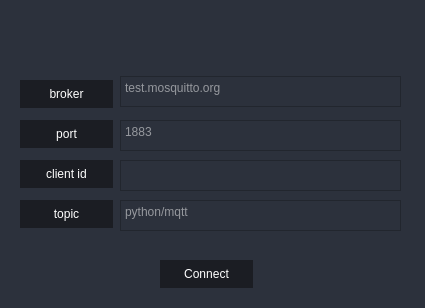
<?xml version="1.0" encoding="UTF-8"?>
<ui version="4.0">
 <class>MainWindow</class>
 <widget class="QMainWindow" name="MainWindow">
  <property name="geometry">
   <rect>
    <x>0</x>
    <y>0</y>
    <width>425</width>
    <height>308</height>
   </rect>
  </property>
  <property name="windowTitle">
   <string>MainWindow</string>
  </property>
  <property name="styleSheet">
   <string notr="true">background-color: rgb(44, 49, 60);</string>
  </property>
  <widget class="QWidget" name="centralwidget">
   <widget class="QPushButton" name="pushButton_2">
    <property name="geometry">
     <rect>
      <x>20</x>
      <y>80</y>
      <width>93</width>
      <height>28</height>
     </rect>
    </property>
    <property name="styleSheet">
     <string notr="true">QPushButton {
	background-position: center;
	background-repeat: no-reperat;
	border: none;
	background-color: rgb(27, 29, 35);
	color:white;
}
QPushButton:hover {
	background-color: rgb(33, 37, 43);
}
QPushButton:pressed {	
	background-color: rgb(85, 170, 255);
}</string>
    </property>
    <property name="text">
     <string>broker</string>
    </property>
   </widget>
   <widget class="QPushButton" name="pushButton_3">
    <property name="geometry">
     <rect>
      <x>20</x>
      <y>120</y>
      <width>93</width>
      <height>28</height>
     </rect>
    </property>
    <property name="styleSheet">
     <string notr="true">QPushButton {
	background-position: center;
	background-repeat: no-reperat;
	border: none;
	background-color: rgb(27, 29, 35);
	color:white;
}
QPushButton:hover {
	background-color: rgb(33, 37, 43);
}
QPushButton:pressed {	
	background-color: rgb(85, 170, 255);
}</string>
    </property>
    <property name="text">
     <string>port</string>
    </property>
   </widget>
   <widget class="QPushButton" name="pushButton_4">
    <property name="geometry">
     <rect>
      <x>20</x>
      <y>200</y>
      <width>93</width>
      <height>28</height>
     </rect>
    </property>
    <property name="styleSheet">
     <string notr="true">QPushButton {
	background-position: center;
	background-repeat: no-reperat;
	border: none;
	background-color: rgb(27, 29, 35);
	color:white;
}
QPushButton:hover {
	background-color: rgb(33, 37, 43);
}
QPushButton:pressed {	
	background-color: rgb(85, 170, 255);
}</string>
    </property>
    <property name="text">
     <string>topic</string>
    </property>
   </widget>
   <widget class="QPushButton" name="pushButton_5">
    <property name="geometry">
     <rect>
      <x>20</x>
      <y>160</y>
      <width>93</width>
      <height>28</height>
     </rect>
    </property>
    <property name="styleSheet">
     <string notr="true">QPushButton {
	background-position: center;
	background-repeat: no-reperat;
	border: none;
	background-color: rgb(27, 29, 35);
	color:white;
}
QPushButton:hover {
	background-color: rgb(33, 37, 43);
}
QPushButton:pressed {	
	background-color: rgb(85, 170, 255);
}</string>
    </property>
    <property name="text">
     <string>client id</string>
    </property>
   </widget>
   <widget class="QPushButton" name="btn_connectors">
    <property name="geometry">
     <rect>
      <x>160</x>
      <y>260</y>
      <width>93</width>
      <height>28</height>
     </rect>
    </property>
    <property name="styleSheet">
     <string notr="true">QPushButton {
	background-position: center;
	background-repeat: no-reperat;
	border: none;
	background-color: rgb(27, 29, 35);
	color:white;
}
QPushButton:hover {
	background-color: rgb(33, 37, 43);
}
QPushButton:pressed {	
	background-color: rgb(85, 170, 255);
}</string>
    </property>
    <property name="text">
     <string>Connect</string>
    </property>
   </widget>
   <widget class="QTextEdit" name="broker_text">
    <property name="geometry">
     <rect>
      <x>120</x>
      <y>76</y>
      <width>281</width>
      <height>31</height>
     </rect>
    </property>
    <property name="styleSheet">
     <string notr="true">QTextEdit{
	color:white;
}</string>
    </property>
    <property name="verticalScrollBarPolicy">
     <enum>Qt::ScrollBarAlwaysOff</enum>
    </property>
    <property name="horizontalScrollBarPolicy">
     <enum>Qt::ScrollBarAlwaysOff</enum>
    </property>
    <property name="placeholderText">
     <string>test.mosquitto.org</string>
    </property>
   </widget>
   <widget class="QTextEdit" name="port_text">
    <property name="geometry">
     <rect>
      <x>120</x>
      <y>120</y>
      <width>281</width>
      <height>31</height>
     </rect>
    </property>
    <property name="styleSheet">
     <string notr="true">QTextEdit{
	color:white;
}</string>
    </property>
    <property name="verticalScrollBarPolicy">
     <enum>Qt::ScrollBarAlwaysOff</enum>
    </property>
    <property name="horizontalScrollBarPolicy">
     <enum>Qt::ScrollBarAlwaysOff</enum>
    </property>
    <property name="placeholderText">
     <string>1883</string>
    </property>
   </widget>
   <widget class="QTextEdit" name="client_id_text">
    <property name="geometry">
     <rect>
      <x>120</x>
      <y>160</y>
      <width>281</width>
      <height>31</height>
     </rect>
    </property>
    <property name="styleSheet">
     <string notr="true">QTextEdit{
	color:white;
}</string>
    </property>
    <property name="verticalScrollBarPolicy">
     <enum>Qt::ScrollBarAlwaysOff</enum>
    </property>
    <property name="horizontalScrollBarPolicy">
     <enum>Qt::ScrollBarAlwaysOff</enum>
    </property>
   </widget>
   <widget class="QTextEdit" name="topic_text">
    <property name="geometry">
     <rect>
      <x>120</x>
      <y>200</y>
      <width>281</width>
      <height>31</height>
     </rect>
    </property>
    <property name="styleSheet">
     <string notr="true">QTextEdit{
	color:white;
}</string>
    </property>
    <property name="verticalScrollBarPolicy">
     <enum>Qt::ScrollBarAlwaysOff</enum>
    </property>
    <property name="horizontalScrollBarPolicy">
     <enum>Qt::ScrollBarAlwaysOff</enum>
    </property>
    <property name="placeholderText">
     <string>python/mqtt</string>
    </property>
   </widget>
  </widget>
 </widget>
 <resources/>
 <connections/>
</ui>
